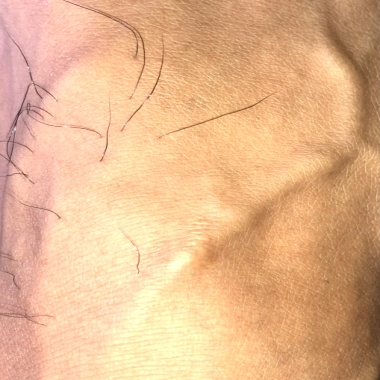
#> input picture image/resized_image/IMG_0342.jpg, 380 x 380 px, found by its file name
$ python hair_removal.py   (older library calls are emulated)
#> lines starting #> are read from the running program, lines starting #| are printed output that depends on the picture; after the words box and inside, x2 and y2 are one past the last pixel; in counts of white or black regions, pixels touching at a corner belong together
#> in process_hair_removal, original_image is the input picture: shape (380, 380, 3); mean B, G, R 141.2, 182.6, 229.8
#| Original image size: (380, 380, 3)
#!/usr/bin/env python3
"""
Enhanced Hair Removal with Maximum Accuracy
Following the 4-step process:
1. Convert RGB images into grayscale images
2. Apply Morphological Black-Hat transformation on the grayscale images
3. Create a mask for the inpainting task
4. Apply inpainting algorithm on the original image using this mask

@author: Enhanced by AI Assistant
"""

import cv2
import numpy as np
import argparse
import os
from pathlib import Path

def convert_to_grayscale(image):
    """
    Step 1: Convert RGB images into grayscale images
    """
    print("Step 1: Converting RGB to grayscale...")
    grayscale = cv2.cvtColor(image, cv2.COLOR_BGR2GRAY)
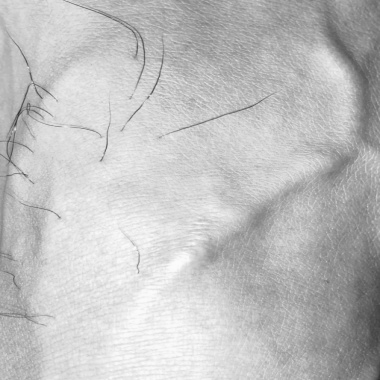
#> grayscale: shape (380, 380); min 47, max 252, mean 192
    return grayscale

def apply_blackhat_transformation(grayscale_image):
    """
    Step 2: Apply Morphological Black-Hat transformation on the grayscale images
    Enhanced with multiple kernel sizes for maximum accuracy
    """
    print("Step 2: Applying Morphological Black-Hat transformation...")

    # Multiple kernel sizes for comprehensive hair detection
    hair_masks = []

    # Different kernel shapes and sizes for better hair detection
    kernel_sizes = [5, 7, 9, 11, 13, 15, 17, 19]

    for size in kernel_sizes:
        # Rectangular kernel for straight hairs
        kernel_rect = cv2.getStructuringElement(cv2.MORPH_RECT, (size, size))
        blackhat_rect = cv2.morphologyEx(grayscale_image, cv2.MORPH_BLACKHAT, kernel_rect)
        hair_masks.append(blackhat_rect)

        # Elliptical kernel for curved hairs
        kernel_ellipse = cv2.getStructuringElement(cv2.MORPH_ELLIPSE, (size, size))
        blackhat_ellipse = cv2.morphologyEx(grayscale_image, cv2.MORPH_BLACKHAT, kernel_ellipse)
        hair_masks.append(blackhat_ellipse)
#> after the loop, hair_masks = 16 items

    # Directional kernels for hair strands
    for width in [11, 15, 19]:
        # Horizontal hair detection
        kernel_h = cv2.getStructuringElement(cv2.MORPH_RECT, (width, 1))
        blackhat_h = cv2.morphologyEx(grayscale_image, cv2.MORPH_BLACKHAT, kernel_h)
        hair_masks.append(blackhat_h)

        # Vertical hair detection
        kernel_v = cv2.getStructuringElement(cv2.MORPH_RECT, (1, width))
        blackhat_v = cv2.morphologyEx(grayscale_image, cv2.MORPH_BLACKHAT, kernel_v)
        hair_masks.append(blackhat_v)
#> this loop made 3 passes
#> kernel_v on passes 1 to 2: [1, 1, 1, 1, 1, 1, 1, 1, 1, 1, 1], [1, 1, 1, 1, 1, 1, 1, 1, 1, 1, 1, 1, 1, 1, 1]
#> after the loop, hair_masks = 22 items

    # Combine all black-hat results for maximum coverage
    combined_blackhat = np.maximum.reduce(hair_masks)

    # Apply Gaussian blur for smoother results
    blurred_blackhat = cv2.GaussianBlur(combined_blackhat, (3, 3), 0)

    return blurred_blackhat

def create_inpainting_mask(blackhat_image):
    """
    Step 3: Create a mask for the inpainting task
    Enhanced mask creation with adaptive thresholding
    """
    print("Step 3: Creating mask for inpainting...")

    # Adaptive thresholding for better mask creation
    non_zero_pixels = blackhat_image[blackhat_image > 0]
    if len(non_zero_pixels) > 0:
        # Use 75th percentile for aggressive hair detection
        threshold_value = np.percentile(non_zero_pixels, 75)
#> threshold_value = 21
    else:
        threshold_value = 15  # Default threshold

    # Create binary mask
    _, binary_mask = cv2.threshold(blackhat_image, threshold_value, 255, cv2.THRESH_BINARY)
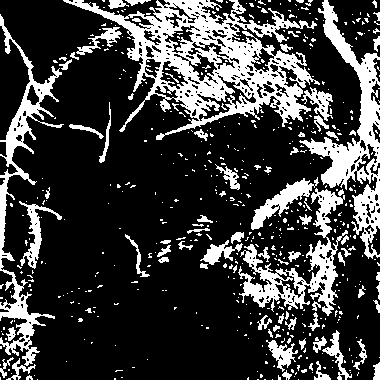
#> binary_mask: shape (380, 380); 24% white; 535 white regions (453 under 20 px), largest, box (x1, y1, x2, y2) and area: (63, 0, 320, 140) 11801, (299, 0, 380, 259) 5339, (0, 14, 64, 366) 3992

    # Morphological operations to refine the mask
    # Close small gaps in hair strands
    kernel_close = cv2.getStructuringElement(cv2.MORPH_ELLIPSE, (3, 3))
#> kernel_close = [[0, 1, 0], [1, 1, 1], [0, 1, 0]]
    refined_mask = cv2.morphologyEx(binary_mask, cv2.MORPH_CLOSE, kernel_close, iterations=2)
#> refined_mask: shape (380, 380); 31.2% white; 225 white regions (195 under 20 px), largest, box (x1, y1, x2, y2) and area: (0, 0, 380, 380) 41240, (313, 330, 352, 380) 642, (69, 102, 111, 163) 317

    # Remove small noise
    kernel_open = cv2.getStructuringElement(cv2.MORPH_ELLIPSE, (2, 2))
#> kernel_open = [[0, 1], [1, 1]]
    refined_mask = cv2.morphologyEx(refined_mask, cv2.MORPH_OPEN, kernel_open, iterations=1)
#> refined_mask: shape (380, 380); 30.8% white; 124 white regions (88 under 20 px), largest, box (x1, y1, x2, y2) and area: (0, 0, 380, 380) 39929, (18, 188, 63, 270) 898, (314, 331, 353, 380) 639

    # Remove very small components (noise)
    num_labels, labels, stats, _ = cv2.connectedComponentsWithStats(refined_mask)
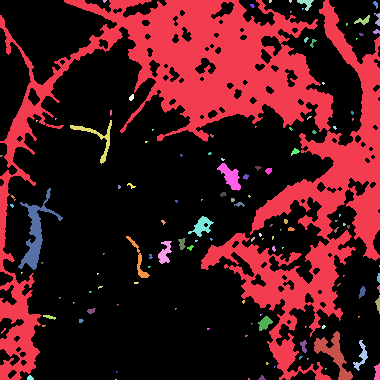
#> labels: shape (380, 380) int32; 125 distinct labels, from 0 to 124; one colour per label, 0 black
#> num_labels = 125; stats = 125 rows, first 6: [0, 0, 380, 380, 99857], [0, 0, 380, 380, 39929], [103, 0, 4, 3, 8], [269, 0, 3, 3, 8], [289, 0, 3, 3, 7], [297, 0, 17, 11, 84]
    min_area = 10  # Minimum area for a hair strand
    for i in range(1, num_labels):
        if stats[i, cv2.CC_STAT_AREA] < min_area:
            refined_mask[labels == i] = 0
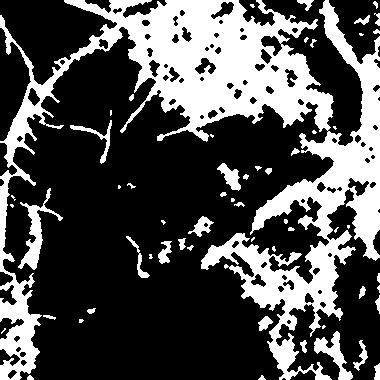
#> refined_mask: shape (380, 380); 30.6% white; 58 white regions (22 under 20 px), largest, box (x1, y1, x2, y2) and area: (0, 0, 380, 380) 39929, (18, 188, 63, 270) 898, (314, 331, 353, 380) 639

    # Slight dilation to ensure complete hair coverage
    kernel_dilate = cv2.getStructuringElement(cv2.MORPH_ELLIPSE, (2, 2))
#> kernel_dilate = [[0, 1], [1, 1]]
    final_mask = cv2.dilate(refined_mask, kernel_dilate, iterations=1)
#> final_mask: shape (380, 380); 34.1% white; 47 white regions (7 under 20 px), largest, box (x1, y1, x2, y2) and area: (0, 0, 380, 380) 44110, (18, 188, 64, 271) 1071, (314, 331, 354, 380) 737

    return final_mask

def apply_inpainting_algorithm(original_image, mask):
    """
    Step 4: Apply inpainting algorithm on the original image using this mask
    Enhanced with multiple inpainting methods for best results
    """
    print("Step 4: Applying inpainting algorithm...")

    # Method 1: Fast Marching Method (TELEA) - good for textures
    inpainted_telea = cv2.inpaint(original_image, mask, inpaintRadius=3, flags=cv2.INPAINT_TELEA)

    # Method 2: Navier-Stokes based method - good for smooth areas
    inpainted_ns = cv2.inpaint(original_image, mask, inpaintRadius=5, flags=cv2.INPAINT_NS)

    # Method 3: Enhanced TELEA with larger radius
    inpainted_telea_large = cv2.inpaint(original_image, mask, inpaintRadius=7, flags=cv2.INPAINT_TELEA)

    # Analyze image texture to choose best method for each region
    gray = cv2.cvtColor(original_image, cv2.COLOR_BGR2GRAY)
    laplacian = cv2.Laplacian(gray, cv2.CV_64F)
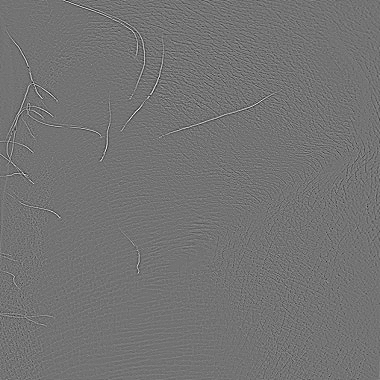
#> laplacian: shape (380, 380) float64; min -212, max 255, mean 0; drawn with min black and max white
    texture_score = np.abs(laplacian)
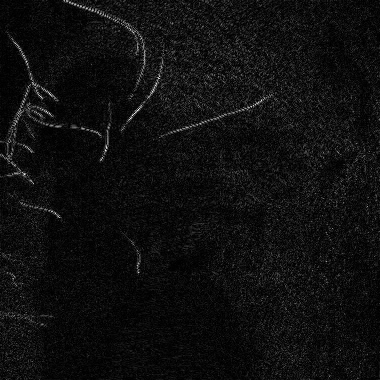
#> texture_score: shape (380, 380) float64; min 0, max 255, mean 15.1
    texture_threshold = np.percentile(texture_score, 70)
#> texture_threshold = 17

    # Create blending mask based on texture
    smooth_regions = (texture_score < texture_threshold).astype(np.float32)
#> smooth_regions: shape (380, 380) float32; values 0 (black) and 1 (white), 68% white; black in thin lines or dots
    smooth_regions = cv2.GaussianBlur(smooth_regions, (5, 5), 0)
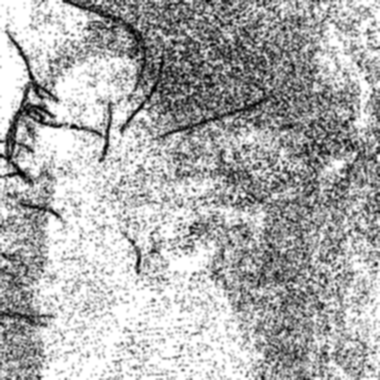
#> smooth_regions: shape (380, 380) float32; min 0, max 1, mean 0.681

    # Blend the inpainting results based on texture
    result = np.zeros_like(original_image, dtype=np.float32)
    for c in range(3):
        result[:,:,c] = (
            smooth_regions * inpainted_ns[:,:,c] +
            (1 - smooth_regions) * (0.6 * inpainted_telea[:,:,c] + 0.4 * inpainted_telea_large[:,:,c])
        )

    return result.astype(np.uint8)

def process_hair_removal(image_path, output_path=None, show_steps=True):
    """
    Complete 4-step hair removal process with maximum accuracy
    """
    print(f"Processing: {image_path}")

    # Load the original image
    original_image = cv2.imread(image_path, cv2.IMREAD_COLOR)
    if original_image is None:
        print(f"Error: Could not load image from {image_path}")
        return None

    print(f"Original image size: {original_image.shape}")

    # Step 1: Convert RGB images into grayscale images
    grayscale_image = convert_to_grayscale(original_image)

    # Step 2: Apply Morphological Black-Hat transformation
    blackhat_result = apply_blackhat_transformation(grayscale_image)

    # Step 3: Create a mask for the inpainting task
    inpainting_mask = create_inpainting_mask(blackhat_result)

    # Step 4: Apply inpainting algorithm
    final_result = apply_inpainting_algorithm(original_image, inpainting_mask)

    # Save the result if output path is provided
    if output_path:
        cv2.imwrite(output_path, final_result)
        print(f"Result saved to: {output_path}")

        # Also save the mask for reference
        mask_path = output_path.replace('.jpg', '_mask.jpg').replace('.png', '_mask.png')
        cv2.imwrite(mask_path, inpainting_mask)
        print(f"Mask saved to: {mask_path}")

    # Display results if requested
    if show_steps:
        # Resize images for display (if too large)
        display_height = 400
        h, w = original_image.shape[:2]
#> h = 380; w = 380
        if h > display_height:
            scale = display_height / h
            display_width = int(w * scale)

            original_display = cv2.resize(original_image, (display_width, display_height))
            grayscale_display = cv2.resize(grayscale_image, (display_width, display_height))
            blackhat_display = cv2.resize(blackhat_result, (display_width, display_height))
            mask_display = cv2.resize(inpainting_mask, (display_width, display_height))
            result_display = cv2.resize(final_result, (display_width, display_height))
        else:
            original_display = original_image
            grayscale_display = grayscale_image
            blackhat_display = blackhat_result
            mask_display = inpainting_mask
            result_display = final_result

        # Display all steps
        cv2.imshow("Step 0: Original Image", original_display)
        cv2.imshow("Step 1: Grayscale", grayscale_display)
        cv2.imshow("Step 2: Black-Hat Result", blackhat_display)
        cv2.imshow("Step 3: Inpainting Mask", mask_display)
        cv2.imshow("Step 4: Final Result", result_display)

        print("Press any key to close windows...")
        cv2.waitKey(0)
        cv2.destroyAllWindows()

    return final_result

def main():
    """
    Main function with command line interface
    """
    parser = argparse.ArgumentParser(description="Enhanced Hair Removal - 4 Step Process")
    parser.add_argument("input", help="Input image path")
    parser.add_argument("-o", "--output", help="Output image path")
    parser.add_argument("--no-display", action="store_true", help="Don't display step-by-step results")

    args = parser.parse_args()

    # Check if input file exists
    if not os.path.exists(args.input):
        print(f"Error: Input file {args.input} does not exist")
        return

    # Set default output path if not provided
    if not args.output:
        input_path = Path(args.input)
        args.output = str(input_path.parent / f"{input_path.stem}_hair_removed{input_path.suffix}")

    # Process the image
    result = process_hair_removal(
        image_path=args.input,
        output_path=args.output,
        show_steps=not args.no_display
    )

    if result is not None:
        print("Hair removal completed successfully!")
    else:
        print("Hair removal failed!")

if __name__ == "__main__":
    # If run directly, process the default image
    default_path = '/Users/hunter/Desktop/Project/AI/image/resized_image/IMG_0342.jpg'
    if os.path.exists(default_path):
        print("Processing default image...")
        process_hair_removal(default_path,
                           output_path='/Users/hunter/Desktop/Project/AI/image/hair_removed_image/IMG_0342.jpg')
    else:
        main()

$ run again, with image/resized_image/IMG_0341.jpg copied over image/resized_image/IMG_0342.jpg
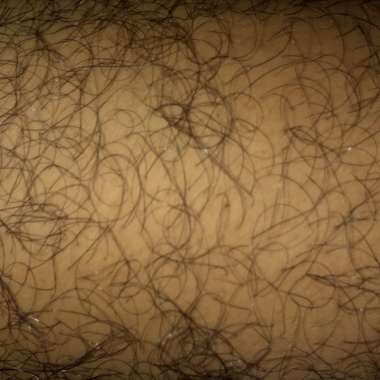
#> input picture image/resized_image/IMG_0341.jpg, 380 x 380 px, found by its file name
#> in process_hair_removal, original_image is the input picture: shape (380, 380, 3); mean B, G, R 57, 95.9, 128.7
#| Original image size: (380, 380, 3)
#> after the loop in apply_blackhat_transformation, `for size in kernel_sizes:`: hair_masks = 16 items
#> the loop in apply_blackhat_transformation, `for width in [11, 15, 19]:` made 3 passes
#> kernel_v on passes 1 to 2: [1, 1, 1, 1, 1, 1, 1, 1, 1, 1, 1], [1, 1, 1, 1, 1, 1, 1, 1, 1, 1, 1, 1, 1, 1, 1]
#> after the loop in apply_blackhat_transformation, `for width in [11, 15, 19]:`: hair_masks = 22 items
#> threshold_value = 21
#> binary_mask: shape (380, 380); 24.7% white; 336 white regions (242 under 20 px), largest, box (x1, y1, x2, y2) and area: (0, 0, 272, 380) 21797, (13, 311, 141, 380) 1838, (293, 234, 380, 316) 1345
#> kernel_close = [[0, 1, 0], [1, 1, 1], [0, 1, 0]]
#> kernel_open = [[0, 1], [1, 1]]
#> labels: shape (380, 380) int32; 214 distinct labels, from 0 to 213
#> num_labels = 214; stats = 214 rows, first 6: [0, 0, 380, 380, 104613], [0, 0, 9, 4, 33], [27, 0, 6, 7, 25], [36, 0, 2, 3, 5], [0, 0, 261, 300, 22288], [73, 0, 17, 12, 111]
#> after the loop in create_inpainting_mask, `for i in range(1, num_labels):`:
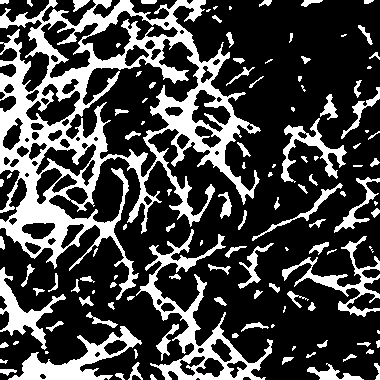
#> refined_mask: shape (380, 380); 27.2% white; 122 white regions (33 under 20 px), largest, box (x1, y1, x2, y2) and area: (0, 0, 261, 300) 22288, (136, 229, 273, 380) 4083, (8, 326, 142, 380) 2209
#> kernel_dilate = [[0, 1], [1, 1]]
#> final_mask: shape (380, 380); 32.8% white; 111 white regions (13 under 20 px), largest, box (x1, y1, x2, y2) and area: (0, 0, 262, 301) 26339, (127, 229, 274, 380) 5240, (8, 326, 143, 380) 2417
#> texture_threshold = 13
#> in apply_inpainting_algorithm, `smooth_regions = cv2.GaussianBlur(smooth_regions, (5, 5), 0)`:
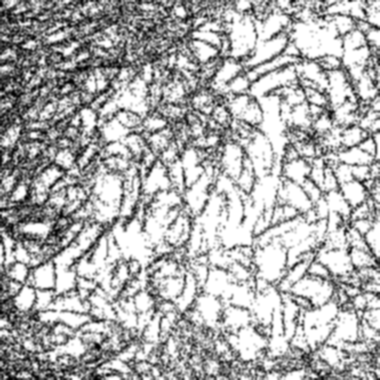
#> smooth_regions: shape (380, 380) float32; min 0, max 1, mean 0.685
